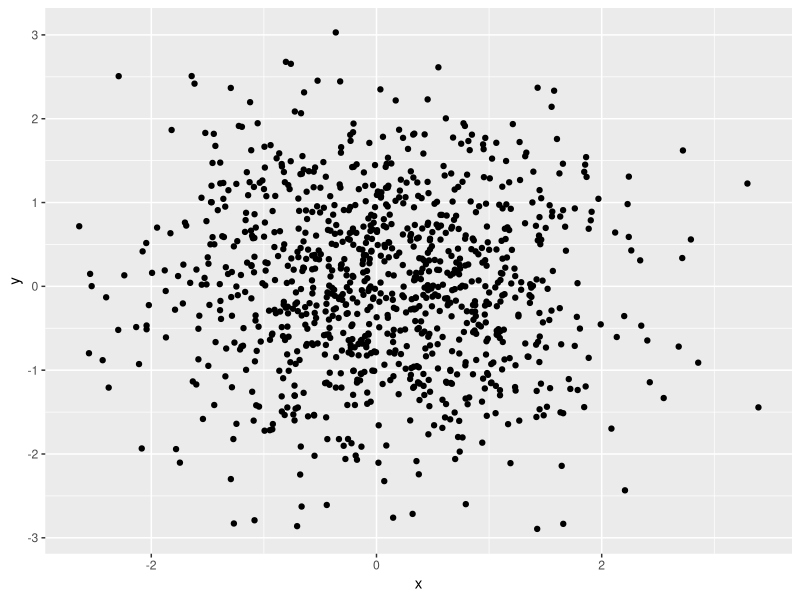

R code for this plot:
## ---- chunk 1
library(tidyverse)
## ---- chunk 2
x <- rnorm(1000)
y <- rnorm(1000)
myData <- data.frame(x,y)

myData %>% ggplot(aes(x,y)) + geom_point()

